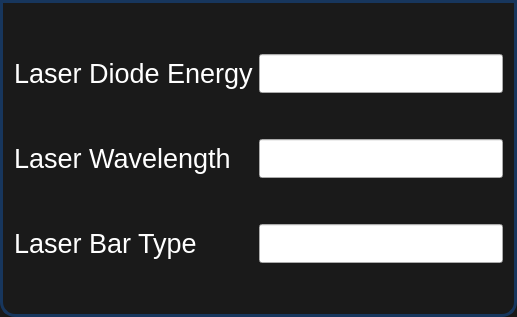
                              <widget class="QFrame" name="frame_4">
                               <property name="styleSheet">
                                <string notr="true">QFrame {
	border: 3px solid #FF17365D;
	border-bottom-left-radius: 15px;
	border-bottom-right-radius: 15px;
background-color: rgb(26, 26, 26);
}
QLabel{
border:0px;
color:white;
}</string>
                               </property>
                               <property name="frameShape">
                                <enum>QFrame::StyledPanel</enum>
                               </property>
                               <property name="frameShadow">
                                <enum>QFrame::Raised</enum>
                               </property>
                               <layout class="QVBoxLayout" name="verticalLayout_88">
                                <item>
                                 <layout class="QGridLayout" name="laserGridLayout">
                                  <property name="topMargin">
                                   <number>0</number>
                                  </property>
                                  <property name="rightMargin">
                                   <number>0</number>
                                  </property>
                                  <property name="bottomMargin">
                                   <number>0</number>
                                  </property>
                                  <item row="1" column="0">
                                   <widget class="QLabel" name="lblLaserDiodeEnergy">
                                    <property name="font">
                                     <font>
                                      <family>Arial</family>
                                      <pointsize>20</pointsize>
                                     </font>
                                    </property>
                                    <property name="text">
                                     <string>Laser Diode Energy</string>
                                    </property>
                                   </widget>
                                  </item>
                                  <item row="5" column="1">
                                   <spacer name="verticalSpacer_55">
                                    <property name="orientation">
                                     <enum>Qt::Vertical</enum>
                                    </property>
                                    <property name="sizeHint" stdset="0">
                                     <size>
                                      <width>20</width>
                                      <height>40</height>
                                     </size>
                                    </property>
                                   </spacer>
                                  </item>
                                  <item row="7" column="1">
                                   <spacer name="verticalSpacer_63">
                                    <property name="orientation">
                                     <enum>Qt::Vertical</enum>
                                    </property>
                                    <property name="sizeHint" stdset="0">
                                     <size>
                                      <width>20</width>
                                      <height>40</height>
                                     </size>
                                    </property>
                                   </spacer>
                                  </item>
                                  <item row="2" column="1">
                                   <spacer name="verticalSpacer_54">
                                    <property name="orientation">
                                     <enum>Qt::Vertical</enum>
                                    </property>
                                    <property name="sizeHint" stdset="0">
                                     <size>
                                      <width>20</width>
                                      <height>40</height>
                                     </size>
                                    </property>
                                   </spacer>
                                  </item>
                                  <item row="0" column="1">
                                   <spacer name="verticalSpacer_62">
                                    <property name="orientation">
                                     <enum>Qt::Vertical</enum>
                                    </property>
                                    <property name="sizeHint" stdset="0">
                                     <size>
                                      <width>20</width>
                                      <height>40</height>
                                     </size>
                                    </property>
                                   </spacer>
                                  </item>
                                  <item row="4" column="0">
                                   <widget class="QLabel" name="lblLaserWavelength">
                                    <property name="font">
                                     <font>
                                      <family>Arial</family>
                                      <pointsize>20</pointsize>
                                     </font>
                                    </property>
                                    <property name="text">
                                     <string>Laser Wavelength</string>
                                    </property>
                                   </widget>
                                  </item>
                                  <item row="1" column="1">
                                   <widget class="LineEdit" name="txtLaserDiodeEnergy">
                                    <property name="font">
                                     <font>
                                      <family>Arial</family>
                                      <pointsize>20</pointsize>
                                     </font>
                                    </property>
                                    <property name="alignment">
                                     <set>Qt::AlignCenter</set>
                                    </property>
                                   </widget>
                                  </item>
                                  <item row="6" column="0">
                                   <widget class="QLabel" name="lblLaserBarType">
                                    <property name="font">
                                     <font>
                                      <family>Arial</family>
                                      <pointsize>20</pointsize>
                                     </font>
                                    </property>
                                    <property name="text">
                                     <string>Laser Bar Type</string>
                                    </property>
                                   </widget>
                                  </item>
                                  <item row="6" column="1">
                                   <widget class="LineEdit" name="txtLaserBarType">
                                    <property name="font">
                                     <font>
                                      <family>Arial</family>
                                      <pointsize>20</pointsize>
                                     </font>
                                    </property>
                                    <property name="alignment">
                                     <set>Qt::AlignCenter</set>
                                    </property>
                                   </widget>
                                  </item>
                                  <item row="4" column="1">
                                   <widget class="LineEdit" name="txtLaserWavelength">
                                    <property name="font">
                                     <font>
                                      <family>Arial</family>
                                      <pointsize>20</pointsize>
                                     </font>
                                    </property>
                                    <property name="text">
                                     <string/>
                                    </property>
                                    <property name="alignment">
                                     <set>Qt::AlignCenter</set>
                                    </property>
                                   </widget>
                                  </item>
                                 </layout>
                                </item>
                               </layout>
                              </widget>
